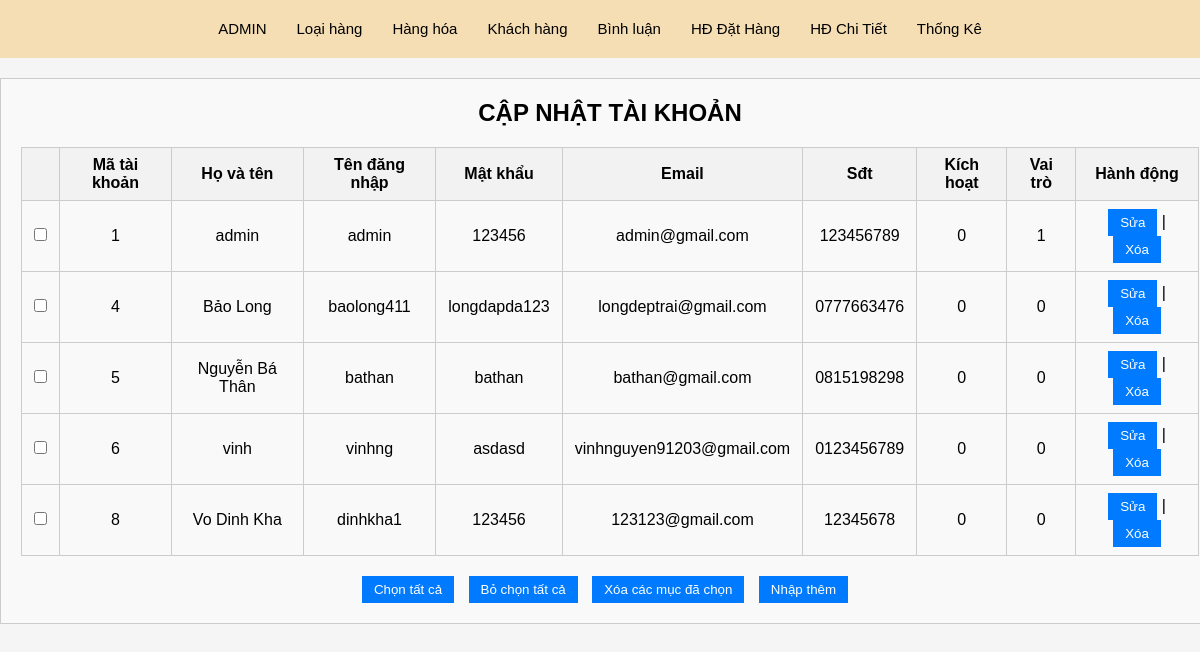
The app's page /admin/index.php?act=dskh with its own data.
### tables this page shows
CREATE TABLE `khachhang` (
  `ma_KhachHang` int(11) NOT NULL,
  `ho_ten` varchar(100) NOT NULL,
  `ten_dang_nhap` varchar(255) NOT NULL,
  `mat_khau` varchar(100) NOT NULL,
  `email` varchar(100) NOT NULL,
  `so_dien_thoai` varchar(12) NOT NULL,
  `hinh` varchar(255) DEFAULT NULL,
  `kich_hoat` bit(1) NOT NULL DEFAULT b'0',
  `vai_tro` tinyint(1) NOT NULL DEFAULT 0
);

### model/pdo.php (called while the page is built, shortened)
<?php
function pdo_get_connection()
{
    $dburl = "mysql:host=localhost;dbname=anvat5u;charset=utf8";
    $username = 'root';
    $password = '';
    $conn = new PDO($dburl, $username, $password);
    $conn->setAttribute(PDO::ATTR_ERRMODE, PDO::ERRMODE_EXCEPTION);
    return $conn;
}
function pdo_query($sql)
{
    $sql_args = array_slice(func_get_args(), 1);
    try {
        $conn = pdo_get_connection();
        $stmt = $conn->prepare($sql);
        $stmt->execute($sql_args);
        $rows = $stmt->fetchAll();
        return $rows;
    } catch (PDOException $e) {
        throw $e;
    } finally {
        unset($conn);
    }
}

### model/khachhang.php (called while the page is built, shortened)
<?php
    function list_khachhang(){
        $sql="select * from khachhang";
        $listkhachhang = pdo_query($sql);
        return $listkhachhang;
    }
?>

### admin/khachhang/list.php (the view, shortened to what this page needs)
<link rel="stylesheet" href="../css/khachhang.css">
<div class="add-hanghoa">
    <h1 class="title" style="text-align:center">CẬP NHẬT TÀI KHOẢN</h1>
    <div class="list">
        <table class="list-danh-muc">
            <tr>
                <th></th>
                <th>Mã tài khoản</th>
                <th>Họ và tên</th>
                <th>Tên đăng nhập</th>
                <th>Mật khẩu</th>
                <th>Email</th>
                <th>Sđt</th>
                <th>Kích hoạt</th>
                <th>Vai trò</th>
                <th>Hành động</th>
            </tr>
            <?php
            foreach ($listkhachhang as $khachhang) {
                extract($khachhang);
                $deltk = "index.php?act=deltk&id=" . $ma_KhachHang;
                $suatk = "index.php?act=suatk&id=" . $ma_KhachHang;
                echo '  <tr>
                                <td><input type="checkbox" name="" id=""></td>
                                <td>' . $ma_KhachHang . '</td>
                                <td>' . $ho_ten . '</td>
                                <td>' . $ten_dang_nhap . '</td>
                                <td>' . $mat_khau . '</td>
                                <td>' . $email . '</td>
                                <td>' . $so_dien_thoai . '</td>
                                <td>' . $kich_hoat . '</td>
                                <td>' . $vai_tro . '</td>
                                <td><a href="' . $suatk . '"><input type="button" value="Sửa"></a> | <a href="' . $deltk . '"><input type="button" value="Xóa"></a></td>
                            </tr> ';
            }
            ?>
        </table>
    </div>
    <div class="select">
        <input type="button" value="Chọn tất cả">
        <input type="button" value="Bỏ chọn tất cả">
        <input type="button" value="Xóa các mục đã chọn">
        <a href="index.php?act="><input type="button" value="Nhập thêm"></a>
    </div>
</div>

### css/admin.css (style rules this page uses)
* { padding: 0; margin: 0; box-sizing: border-box; font-family: sans-serif; scroll-behavior: smooth; }
body { background-color: #f5f5f5; }

### css/khachhang.css (style rules this page uses)
.add-hanghoa { text-align: center; margin: 20px auto; max-width: 100%; border: 1px solid #ccc; padding: 20px; background-color: #f9f9f9; }
.add-hanghoa .title { font-size: 24px; }
.add-hanghoa .list-danh-muc { width: 100%; border-collapse: collapse; margin-top: 20px; }
.add-hanghoa .list-danh-muc th, .add-hanghoa .list-danh-muc td { border: 1px solid #ccc; padding: 8px 12px; text-align: center; }
.add-hanghoa .list-danh-muc th { background-color: #f2f2f2; }
.add-hanghoa .list-danh-muc tr:nth-child(even) { background-color: #f9f9f9; }
.add-hanghoa .list-danh-muc input[type="button"] { background-color: #007bff; color: #fff; border: none; padding: 6px 12px; cursor: pointer; }
.add-hanghoa .list-danh-muc input[type="checkbox"] { margin: 0; }
.add-hanghoa .select { margin-top: 20px; }
.add-hanghoa .select input[type="button"] { background-color: #007bff; color: #fff; border: none; padding: 6px 12px; cursor: pointer; margin-right: 10px; }
.add-hanghoa .select a { text-decoration: none; }
.add-hanghoa .select a input[type="button"] { background-color: #007bff; color: #fff; border: none; padding: 6px 12px; cursor: pointer; }

### records on screen
khachhang: ma_KhachHang "1", ho_ten "admin", ten_dang_nhap "admin", mat_khau "123456", email "admin@gmail.com", so_dien_thoai "123456789", kich_hoat "0", vai_tro "1"
khachhang: ma_KhachHang "4", ho_ten "Bảo Long", ten_dang_nhap "baolong411", mat_khau "longdapda123", email "longdeptrai@gmail.com", so_dien_thoai "0777663476", kich_hoat "0", vai_tro "0"
khachhang: ma_KhachHang "5", ho_ten "Nguyễn Bá Thân", ten_dang_nhap "bathan", mat_khau "bathan", email "bathan@gmail.com", so_dien_thoai "0815198298", kich_hoat "0", vai_tro "0"
khachhang: ma_KhachHang "6", ho_ten "vinh", ten_dang_nhap "vinhng", mat_khau "asdasd", email "vinhnguyen91203@gmail.com", so_dien_thoai "0123456789", kich_hoat "0", vai_tro "0"
khachhang: ma_KhachHang "8", ho_ten "Vo Dinh Kha", ten_dang_nhap "dinhkha1", mat_khau "123456", email "123123@gmail.com", so_dien_thoai "12345678", kich_hoat "0", vai_tro "0"
